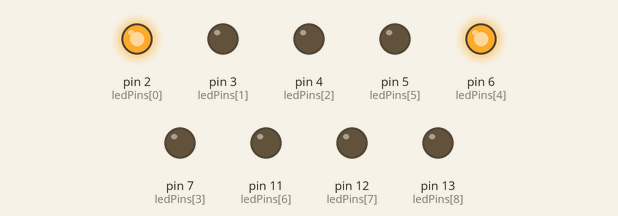
Simulated run of this sketch. Board: Arduino Uno, built with avr-gcc and run on an emulated ATmega328P. On the bench: output pins drawn as LEDs (lit = HIGH). Pins used as bus, display or sensor lines are not drawn.

Above: at 0.05 s.
At 7.1 s:
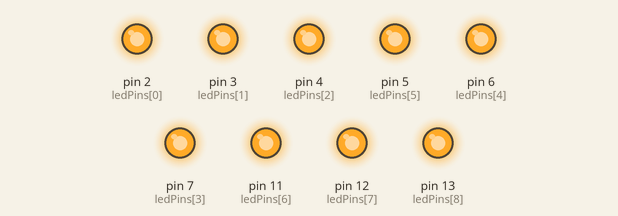
At 7.92 s:
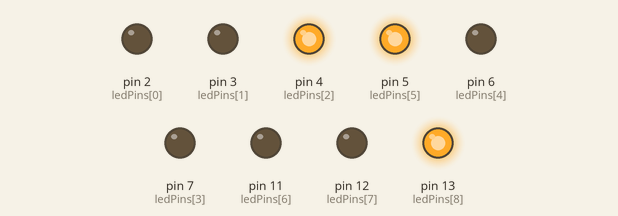
At 8.17 s:
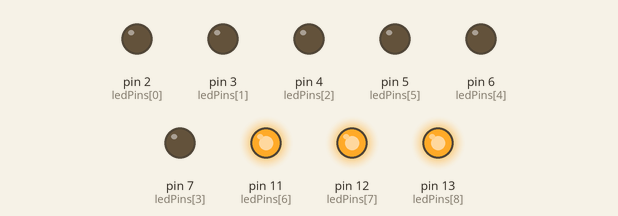
At 8.42 s:
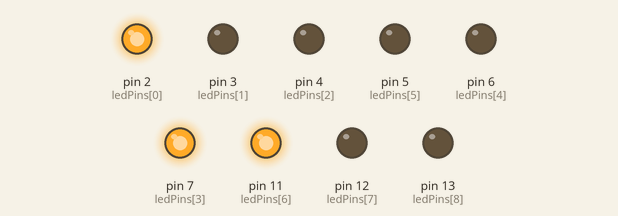
At 8.67 s:
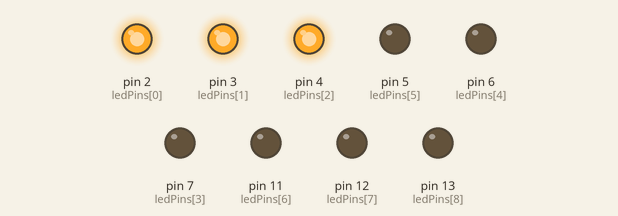
Timing chart, 0 to 11.4 s (numbered marks = the images above):
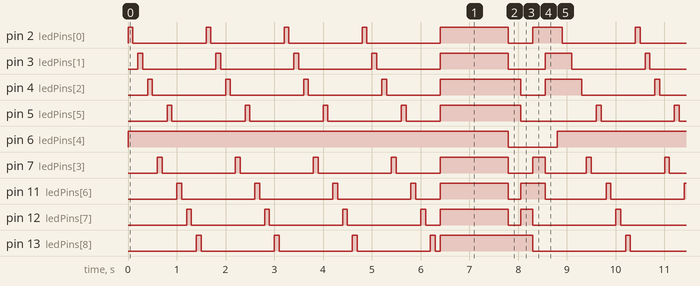

The sketch:

cube.ino
```cpp
const int ledPins[] = {
  2, 3, 4, 7, 6, 5, 11, 12, LED_BUILTIN
};

const int colPins[] = {
  8, 9, 10
};

void setup()
{
  for (int i = 2; i < 14; i++)
    pinMode(i, OUTPUT);
}

void loop()
{
  //set pin colPins[0]-colPins[2] high so as to light all the layers
  for (int j = 0; j < 4; j++)
  {
    switch (j)
    {
      case 0:
        digitalWrite(colPins[0], HIGH);
        digitalWrite(colPins[1], LOW);
        digitalWrite(colPins[2], LOW);
        break;
      case 1:
        digitalWrite(colPins[0], LOW);
        digitalWrite(colPins[1], HIGH);
        digitalWrite(colPins[2], LOW);
        break;
      case 2:
        digitalWrite(colPins[0], LOW);
        digitalWrite(colPins[1], LOW);
        digitalWrite(colPins[2], HIGH);
        break;
      case 3:
        digitalWrite(colPins[0], HIGH);
        digitalWrite(colPins[1], HIGH);
        digitalWrite(colPins[2], HIGH);
        break;
      default:
        break;
    }
    digitalWrite(ledPins[4], HIGH);//set the middle column ON throughout
    //light the other columns on and off in a sequence
    for (int i = 0; i < 9; i++)
    {
      if (ledPins[i] != 6)
      {
        digitalWrite(ledPins[i], HIGH);
        delay(100);
        digitalWrite(ledPins[i], LOW);
        delay(100);
      }
    }
  }
  for (int j = 0; j < 4; j++)
  {
    switch (j)
    {
      case 0:
        digitalWrite(colPins[0], HIGH);
        digitalWrite(colPins[1], LOW);
        digitalWrite(colPins[2], LOW);
        for (int i = 0; i < 9; i++)
          digitalWrite(ledPins[i], HIGH);
        delay(100);
        break;
      case 1:
        digitalWrite(colPins[0], LOW);
        digitalWrite(colPins[1], HIGH);
        digitalWrite(colPins[2], LOW);
        for (int i = 0; i < 9; i++)
          digitalWrite(ledPins[i], HIGH);
        delay(100);
        break;
      case 2:
        digitalWrite(colPins[0], LOW);
        digitalWrite(colPins[1], LOW);
        digitalWrite(colPins[2], HIGH);
        for (int i = 0; i < 9; i++)
          digitalWrite(ledPins[i], HIGH);
        delay(100);
        break;
      case 3:
        digitalWrite(colPins[0], HIGH);
        digitalWrite(colPins[1], HIGH);
        digitalWrite(colPins[2], HIGH);
        for (int i = 0; i < 9; i++)
          digitalWrite(ledPins[i], HIGH);
        delay(100);
        break;
      default:
        break;
    }
    delay(250);
    for (int i = 0; i < 9; i++)
      digitalWrite(ledPins[i], LOW);
  }
  for (int i = 0; i < 3; i++)
    digitalWrite(colPins[i], HIGH);
  for (int j = 0; j < 4; j++)
  {
    face(j);
    delay(250);
    //for (int k = 0; k < 9; k++)      digitalWrite(ledPins[k], LOW);
    //    delayMicroseconds(55);
  }
  for (int i = 0; i < 3; i++)
    digitalWrite(colPins[i], LOW);
}

void face(int Dir)
{
  int a, b, c;
  switch (Dir)
  {
    case 0: // front
      digitalWrite(ledPins[0], LOW);
      digitalWrite(ledPins[1], LOW);
      digitalWrite(ledPins[2], HIGH);
      digitalWrite(ledPins[3], LOW);
      digitalWrite(ledPins[4], LOW);
      digitalWrite(ledPins[5], HIGH);
      digitalWrite(ledPins[6], LOW);
      digitalWrite(ledPins[7], LOW);
      digitalWrite(ledPins[8], HIGH);
      break;
    case 1: // right side
      digitalWrite(ledPins[0], LOW);
      digitalWrite(ledPins[1], LOW);
      digitalWrite(ledPins[2], LOW);
      digitalWrite(ledPins[3], LOW);
      digitalWrite(ledPins[4], LOW);
      digitalWrite(ledPins[5], LOW);
      digitalWrite(ledPins[6], HIGH);
      digitalWrite(ledPins[7], HIGH);
      digitalWrite(ledPins[8], HIGH);
      break;
    case 2: // back side
      digitalWrite(ledPins[0], HIGH);
      digitalWrite(ledPins[1], LOW);
      digitalWrite(ledPins[2], LOW);
      digitalWrite(ledPins[3], HIGH);
      digitalWrite(ledPins[4], LOW);
      digitalWrite(ledPins[5], LOW);
      digitalWrite(ledPins[6], HIGH);
      digitalWrite(ledPins[7], LOW);
      digitalWrite(ledPins[8], LOW);
      break;
    case 3: // left side
      digitalWrite(ledPins[0], HIGH);
      digitalWrite(ledPins[1], HIGH);
      digitalWrite(ledPins[2], HIGH);
      digitalWrite(ledPins[3], LOW);
      digitalWrite(ledPins[4], LOW);
      digitalWrite(ledPins[5], LOW);
      digitalWrite(ledPins[6], LOW);
      digitalWrite(ledPins[7], LOW);
      digitalWrite(ledPins[8], LOW);
      break;
  }
}
```

Measured:
- by itself, pin 2 (ledPins[0]): repeats every 8.8 s: 3 × (LOW 1.5 s, HIGH 0.10 s), LOW 1.5 s, HIGH 1.4 s, LOW 0.50 s, HIGH 0.60 s
- by itself, pin 3 (ledPins[1]): repeats every 8.8 s: 3 × (LOW 1.5 s, HIGH 0.10 s), LOW 1.3 s, HIGH 1.4 s, LOW 0.75 s, HIGH 0.55 s
- by itself, pin 4 (ledPins[2]): repeats every 8.8 s: 3 × (LOW 1.5 s, HIGH 0.10 s), LOW 1.1 s, HIGH 1.7 s, LOW 0.50 s, HIGH 0.75 s
- by itself, pin 5 (ledPins[5]): repeats every 8.8 s: 3 × (LOW 1.5 s, HIGH 0.10 s), LOW 0.70 s, HIGH 1.7 s, LOW 1.6 s, HIGH 0.10 s
- by itself, pin 6 (ledPins[4]): alternates HIGH for 7.8 s and LOW for 1.0 s
- by itself, pin 13 (ledPins[8]): repeats every 8.8 s: 3 × (LOW 1.5 s, HIGH 0.10 s), LOW 0.10 s, HIGH 1.9 s, LOW 1.9 s, HIGH 0.10 s
- by itself, pin 7 (ledPins[3]): repeats every 8.8 s: 3 × (LOW 1.5 s, HIGH 0.10 s), LOW 0.90 s, HIGH 1.4 s, LOW 0.50 s, HIGH 0.25 s, LOW 0.85 s, HIGH 0.10 s
- by itself, pin 11 (ledPins[6]): repeats every 8.8 s: 3 × (LOW 1.5 s, HIGH 0.10 s), LOW 0.50 s, HIGH 1.4 s, LOW 0.25 s, HIGH 0.50 s, LOW 1.3 s, HIGH 0.10 s
